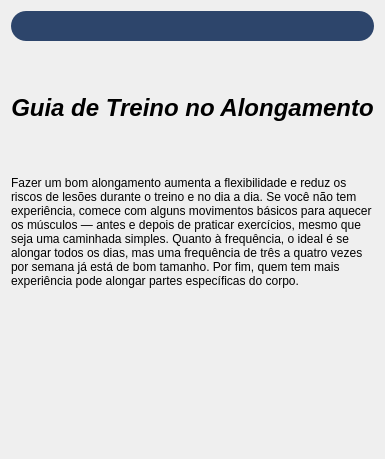
                <widget class="QWidget" name="scrollAreaWidgetContents_5">
                 <property name="geometry">
                  <rect>
                   <x>0</x>
                   <y>0</y>
                   <width>367</width>
                   <height>459</height>
                  </rect>
                 </property>
                 <property name="styleSheet">
                  <string notr="true">color: rgb(0, 0, 0);</string>
                 </property>
                 <layout class="QVBoxLayout" name="verticalLayout_21">
                  <item>
                   <widget class="QPushButton" name="btn_VoltarAlonga">
                    <property name="minimumSize">
                     <size>
                      <width>30</width>
                      <height>30</height>
                     </size>
                    </property>
                    <property name="styleSheet">
                     <string notr="true">QPushButton{
background-color: #2D456B;
border-radius:15px;
}

QPushButton:hover{
	background-color: #324D78;
   border-top-left-radus:15px
}</string>
                    </property>
                    <property name="text">
                     <string/>
                    </property>
                    <property name="icon">
                     <iconset>
                      <normaloff>Icons/voltar.png</normaloff>Icons/voltar.png</iconset>
                    </property>
                   </widget>
                  </item>
                  <item>
                   <widget class="QLabel" name="label_8">
                    <property name="text">
                     <string>&lt;html&gt;&lt;head/&gt;&lt;body&gt;&lt;p align=&quot;center&quot;&gt;&lt;span style=&quot; font-size:18pt; font-weight:600; font-style:italic;&quot;&gt;Guia de Treino no Alongamento&lt;/span&gt;&lt;/p&gt;&lt;/body&gt;&lt;/html&gt;</string>
                    </property>
                   </widget>
                  </item>
                  <item>
                   <widget class="QLabel" name="label_7">
                    <property name="text">
                     <string>&lt;html&gt;&lt;head/&gt;&lt;body&gt;&lt;p&gt;Fazer um bom alongamento aumenta a flexibilidade e reduz os riscos de lesões durante o treino e no dia a dia. Se você não tem experiência, comece com alguns movimentos básicos para aquecer os músculos — antes e depois de praticar exercícios, mesmo que seja uma caminhada simples. Quanto à frequência, o ideal é se alongar todos os dias, mas uma frequência de três a quatro vezes por semana já está de bom tamanho. Por fim, quem tem mais experiência pode alongar partes específicas do corpo.&lt;/p&gt;&lt;p&gt;&lt;br/&gt;&lt;/p&gt;&lt;p&gt;&lt;br/&gt;&lt;/p&gt;&lt;p&gt;&lt;br/&gt;&lt;/p&gt;&lt;p&gt;&lt;br/&gt;&lt;/p&gt;&lt;/body&gt;&lt;/html&gt;</string>
                    </property>
                    <property name="wordWrap">
                     <bool>true</bool>
                    </property>
                   </widget>
                  </item>
                 </layout>
                </widget>
